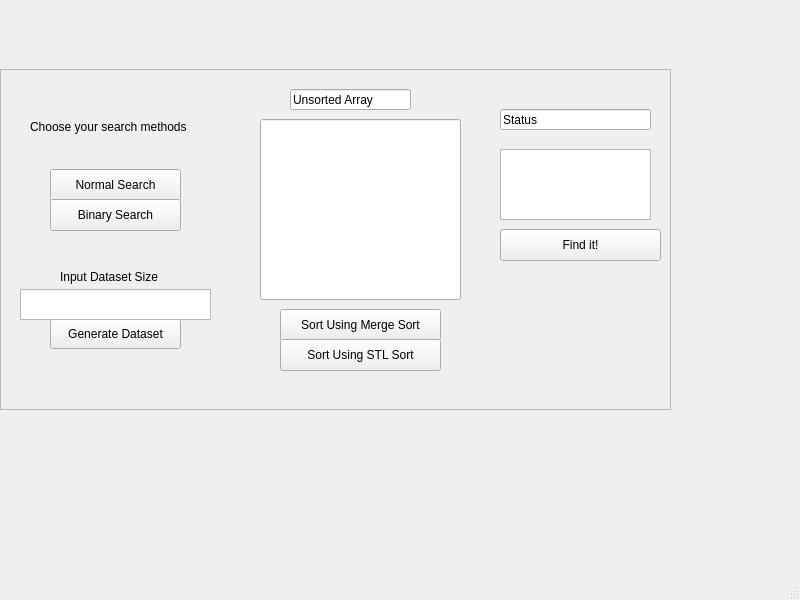
<?xml version="1.0" encoding="UTF-8"?>
<ui version="4.0">
 <class>MainWindow</class>
 <widget class="QMainWindow" name="MainWindow">
  <property name="geometry">
   <rect>
    <x>0</x>
    <y>0</y>
    <width>800</width>
    <height>600</height>
   </rect>
  </property>
  <property name="windowTitle">
   <string>MainWindow</string>
  </property>
  <widget class="QWidget" name="centralwidget">
   <widget class="QFrame" name="frame">
    <property name="geometry">
     <rect>
      <x>0</x>
      <y>69</y>
      <width>671</width>
      <height>341</height>
     </rect>
    </property>
    <property name="frameShape">
     <enum>QFrame::StyledPanel</enum>
    </property>
    <property name="frameShadow">
     <enum>QFrame::Raised</enum>
    </property>
    <widget class="QLabel" name="ChooseSearchLabel">
     <property name="geometry">
      <rect>
       <x>30</x>
       <y>50</y>
       <width>181</width>
       <height>16</height>
      </rect>
     </property>
     <property name="text">
      <string>Choose your search methods</string>
     </property>
    </widget>
    <widget class="QPushButton" name="NormalSearchLabel">
     <property name="geometry">
      <rect>
       <x>50</x>
       <y>100</y>
       <width>131</width>
       <height>32</height>
      </rect>
     </property>
     <property name="text">
      <string>Normal Search</string>
     </property>
    </widget>
    <widget class="QPushButton" name="BinarySearchLabel">
     <property name="geometry">
      <rect>
       <x>50</x>
       <y>130</y>
       <width>131</width>
       <height>32</height>
      </rect>
     </property>
     <property name="text">
      <string>Binary Search</string>
     </property>
    </widget>
    <widget class="QLabel" name="InputDatasetLabel">
     <property name="geometry">
      <rect>
       <x>60</x>
       <y>200</y>
       <width>121</width>
       <height>16</height>
      </rect>
     </property>
     <property name="text">
      <string>Input Dataset Size</string>
     </property>
    </widget>
    <widget class="QPushButton" name="GenerateDatasetButton">
     <property name="geometry">
      <rect>
       <x>50</x>
       <y>250</y>
       <width>131</width>
       <height>30</height>
      </rect>
     </property>
     <property name="text">
      <string>Generate Dataset</string>
     </property>
    </widget>
    <widget class="QPushButton" name="SortMergeSortButton">
     <property name="geometry">
      <rect>
       <x>280</x>
       <y>240</y>
       <width>161</width>
       <height>32</height>
      </rect>
     </property>
     <property name="text">
      <string>Sort Using Merge Sort</string>
     </property>
    </widget>
    <widget class="QPushButton" name="STLSortButton">
     <property name="geometry">
      <rect>
       <x>280</x>
       <y>270</y>
       <width>161</width>
       <height>32</height>
      </rect>
     </property>
     <property name="text">
      <string>Sort Using STL Sort</string>
     </property>
    </widget>
    <widget class="QPushButton" name="FinditButton">
     <property name="geometry">
      <rect>
       <x>500</x>
       <y>160</y>
       <width>161</width>
       <height>32</height>
      </rect>
     </property>
     <property name="text">
      <string>Find it!</string>
     </property>
    </widget>
    <widget class="QTextEdit" name="InputDataSetTextEdit">
     <property name="geometry">
      <rect>
       <x>20</x>
       <y>220</y>
       <width>191</width>
       <height>31</height>
      </rect>
     </property>
    </widget>
    <widget class="QLineEdit" name="UnsortedArrayLineEdit">
     <property name="geometry">
      <rect>
       <x>290</x>
       <y>20</y>
       <width>121</width>
       <height>21</height>
      </rect>
     </property>
     <property name="text">
      <string>Unsorted Array</string>
     </property>
    </widget>
    <widget class="QLineEdit" name="ArrayDisplayBox">
     <property name="geometry">
      <rect>
       <x>260</x>
       <y>50</y>
       <width>201</width>
       <height>181</height>
      </rect>
     </property>
    </widget>
    <widget class="QLineEdit" name="StatusSearchLabel">
     <property name="geometry">
      <rect>
       <x>500</x>
       <y>40</y>
       <width>151</width>
       <height>21</height>
      </rect>
     </property>
     <property name="text">
      <string>Status</string>
     </property>
    </widget>
    <widget class="QTextEdit" name="FinditSearchBox">
     <property name="geometry">
      <rect>
       <x>500</x>
       <y>80</y>
       <width>151</width>
       <height>71</height>
      </rect>
     </property>
    </widget>
   </widget>
  </widget>
  <widget class="QMenuBar" name="menubar">
   <property name="geometry">
    <rect>
     <x>0</x>
     <y>0</y>
     <width>800</width>
     <height>37</height>
    </rect>
   </property>
  </widget>
  <widget class="QStatusBar" name="statusbar"/>
 </widget>
 <resources/>
 <connections/>
</ui>
